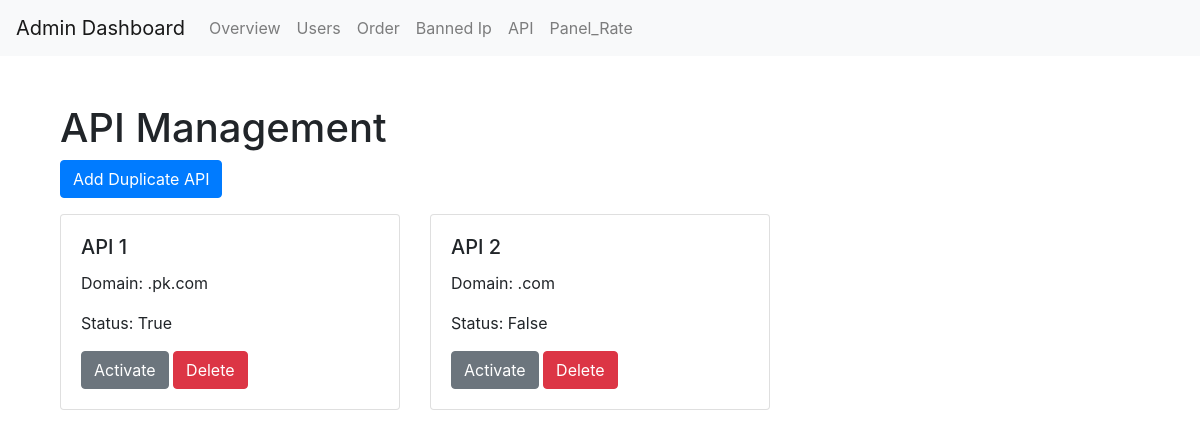
/admindash/api_management/ (signed in), run on the app's committed database.
### admindash/models.py (models this page shows, shortened)
class API(models.Model):
    domain = models.CharField(max_length=255)
    status = models.BooleanField(default=True)

### admindash/views.py (the view)
# urls.py: path('api_management/', api_management, name='api_management'),
@login_required
def api_management(request):
    apis = API.objects.all()
    return render(request, 'templates/api_management.html', {'apis': apis})

### templates/api_management.html (shortened to what this page needs)
{% extends 'base_admin.html' %}
{% block content %}
<div class="container mt-5">
    <div class="row mt-5">
        <div class="col-md-12">
            <h1>API Management</h1>
            <button class="btn btn-primary mb-3" data-toggle="modal" data-target="#addAPIModal">Add Duplicate API</button>
            <div class="row">
                {% for api in apis %}
                <div class="col-md-4">
                    <div class="card mb-4">
                        <div class="card-body">
                            <h5 class="card-title">API {{ forloop.counter }}</h5>
                            <p class="card-text">Domain: {{ api.domain }}</p>
                            <p class="card-text">Status: {{ api.status }}</p>
                            {% if api.status == "Active" %}
                                <button class="btn btn-secondary">Deactivate</button>
                            {% else %}
                                <button class="btn btn-secondary">Activate</button>
                            {% endif %}
                            <button class="btn btn-danger">Delete</button>
                        </div>
                    </div>
                </div>
                {% endfor %}
            </div>
        </div>
    </div>
</div>
{% endblock %}

### data on the page
API: domain ".pk.com", status "True", shows "Activate"
API: domain ".com", status "False", shows "Activate"
